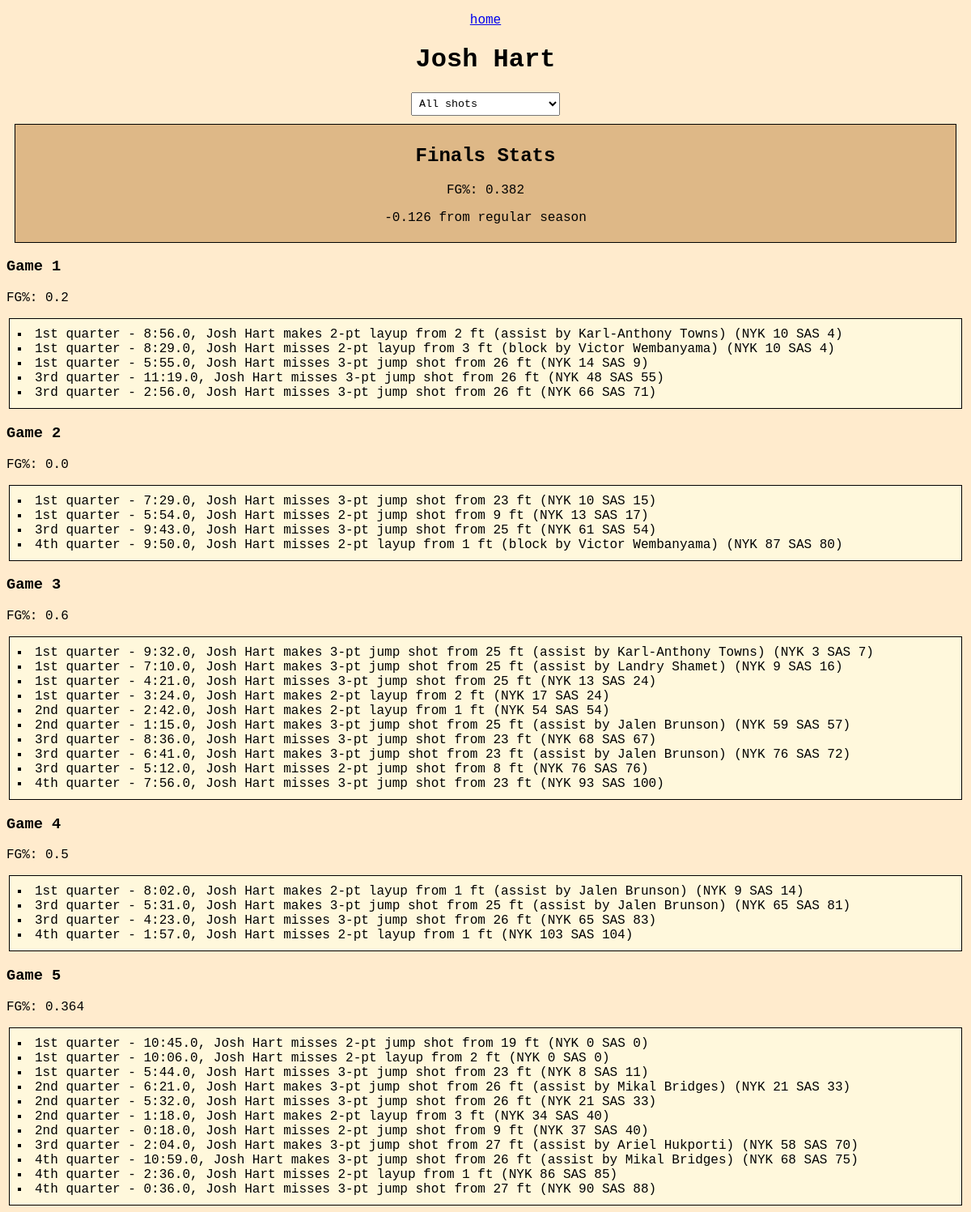
Page /hartjo01 on the committed database.
### tables this page shows
CREATE TABLE knicksreg (
	"Rk" BIGINT, 
	"Player" TEXT, 
	"WS" FLOAT, 
	"Season" TEXT, 
	"Age" BIGINT, 
	"Team" TEXT, 
	"G" BIGINT, 
	"GS" BIGINT, 
	"AS" BIGINT, 
	"MP" FLOAT, 
	"FG" FLOAT, 
	"FGA" FLOAT, 
	"2P" FLOAT, 
	"2PA" FLOAT, 
	"3P" FLOAT, 
	"3PA" FLOAT, 
	"FT" FLOAT, 
	"FTA" FLOAT, 
	"ORB" FLOAT, 
	"DRB" FLOAT, 
	"TRB" FLOAT, 
	"AST" FLOAT, 
	"STL" FLOAT, 
	"BLK" FLOAT, 
	"TOV" FLOAT, 
	"PF" FLOAT, 
	"PTS" FLOAT, 
	"FG%" FLOAT, 
	"2P%" FLOAT, 
	"3P%" FLOAT, 
	"FT%" FLOAT, 
	"TS%" FLOAT, 
	"eFG%" FLOAT, 
	"Pos" TEXT, 
	"Playeradditional" TEXT
);

CREATE TABLE knicks (
	"Rk" BIGINT, 
	"Player" TEXT, 
	"Date" TEXT, 
	"Tm" TEXT, 
	" " TEXT, 
	"Opp" TEXT, 
	" .1" TEXT, 
	"Qtr" TEXT, 
	"Time" TEXT, 
	"Result" TEXT, 
	"Description" TEXT, 
	"Playeradditional" TEXT
);

### app.py (the view)
@app.route("/<playerid>")
def playerid(playerid):
    connection = sqlite3.connect('data.db')
    term = connection.cursor()
    allshots = []
    allmakes = [0,0,0,0,0]
    allmisses = [0,0,0,0,0]
    fgpercent = [0,0,0,0,0]
    term.execute("SELECT * FROM KNICKS WHERE Playeradditional = '" + playerid + "'")
    for row in term.fetchall():
        if "make" in row[10]:
            match row[2]:
                case "2026-06-03":
                    allmakes[0] += 1
                case "2026-06-05":
                    allmakes[1] += 1
                case "2026-06-08":
                    allmakes[2] += 1
                case "2026-06-10":
                    allmakes[3] += 1
                case "2026-06-13":
                    allmakes[4] += 1
        else:
            match row[2]:
                case "2026-06-03":
                    allmisses[0] += 1
                case "2026-06-05":
                    allmisses[1] += 1
                case "2026-06-08":
                    allmisses[2] += 1
                case "2026-06-10":
                    allmisses[3] += 1
                case "2026-06-13":
                    allmisses[4] += 1
        allshots.append(row)
    for i in range(5):
        if (allmakes[i] + allmisses[i]) == 0:
            fgpercent[i] = 0
        else:
            fgpercent[i] = round(allmakes[i] / (allmakes[i] + allmisses[i]), 3)
    term.execute("SELECT * FROM KNICKSREG WHERE Playeradditional = '" + playerid + "'")
    playerstats =  term.fetchone()
    connection.commit()
    connection.close()
    return render_template('player_id.html.jinja', allshots=allshots, url=1, playerstats = playerstats, makes=allmakes, misses=allmisses, percent = fgpercent, playerid=playerid)

### templates/player_id.html.jinja (shortened to what this page needs)
<!DOCTYPE html>
<html lang="en">
<body>
    <p class = "center"><a href = "/">home</a></p>
    <h1>{{ playerstats[1] }}</h1>
    {% set allmakes = makes | sum %}
    {% set allmisses = misses | sum %}
    {% if (allmakes + allmisses) == 0 %}
        {% set shootingpercent = 0 %}
    {% else %}
        {% set shootingpercent = (allmakes / (allmakes + allmisses)) | round(3) %}
    {% endif %}
    {% if url == 1 %}
        <div class = "selectcontainer">
            <select id = "shotschoice" onchange = "reloadShots()">
                <option selected value = "all">All shots</option>
            </select>
        </div>
        <div class = "statsborder">
            <h2 class = "center">Finals Stats</h2>
            <p class = "center">FG%: {{ shootingpercent }}</p>
            {% if (((shootingpercent - playerstats[27]) | round(3)) > 0) %}
                <p class = "center">+{{ (shootingpercent - playerstats[27]) | round(3) }} from regular season</p>
            {% else %}
                <p class = "center">{{ (shootingpercent - playerstats[27]) | round(3) }} from regular season</p>
            {% endif %}
        </div>
    {% endif %}
    <h3>Game 1</h3>
    {% if url == 1 %}
        <p>FG%: {{ percent[0] }}</p>
    {% elif url == 2 %}
        <p>2-pt FG%: {{ percent[0] }}</p>
    {% else %}
        <p>3-pt FG%: {{ percent[0] }}</p>
    {% endif %}
    <ul id = "g1">
        {% for item in allshots %}
            {% if item[2] == "2026-06-03"%}
                <li>{{ item[7] }} quarter - {{ item[8] }}, {{ item[10] }}</li>
            {% endif %}
        {% endfor %}
    </ul>
    <h3>Game 2</h3>
    {% if url == 1 %}
        <p>FG%: {{ percent[1] }}</p>
    {% elif url == 2 %}
        <p>2-pt FG%: {{ percent[1] }}</p>
    {% else %}
        <p>3-pt FG%: {{ percent[1] }}</p>
    {% endif %}
    <ul id = "g2">
        {% for item in allshots %}
            {% if item[2] == "2026-06-05"%}
                <li>{{ item[7] }} quarter - {{ item[8] }}, {{ item[10] }}</li>
            {% endif %}
        {% endfor %}
    </ul>
    <h3>Game 3</h3>
    {% if url == 1 %}
        <p>FG%: {{ percent[2] }}</p>
    {% elif url == 2 %}
        <p>2-pt FG%: {{ percent[2] }}</p>
    {% else %}
        <p>3-pt FG%: {{ percent[2] }}</p>
    {% endif %}
    <ul id = "g3">
        {% for item in allshots %}
            {% if item[2] == "2026-06-08"%}
                <li>{{ item[7] }} quarter - {{ item[8] }}, {{ item[10] }}</li>
            {% endif %}
        {% endfor %}
    </ul>
    <h3>Game 4</h3>
    {% if url == 1 %}
        <p>FG%: {{ percent[3] }}</p>
    {% elif url == 2 %}
        <p>2-pt FG%: {{ percent[3] }}</p>
    {% else %}
        <p>3-pt FG%: {{ percent[3] }}</p>
    {% endif %}
    <ul id = "g4">
        {% for item in allshots %}
            {% if item[2] == "2026-06-10"%}
                <li>{{ item[7] }} quarter - {{ item[8] }}, {{ item[10] }}</li>
            {% endif %}
        {% endfor %}
    </ul>
    <h3>Game 5</h3>
    {% if url == 1 %}
        <p>FG%: {{ percent[4] }}</p>
    {% elif url == 2 %}
        <p>2-pt FG%: {{ percent[4] }}</p>
    {% else %}
        <p>3-pt FG%: {{ percent[4] }}</p>
    {% endif %}
    <ul id = "g5">
        {% for item in allshots %}
            {% if item[2] == "2026-06-13"%}
                <li>{{ item[7] }} quarter - {{ item[8] }}, {{ item[10] }}</li>
            {% endif %}
        {% endfor %}
    </ul>
</body>
</html>

### templates/player_id.html.jinja (style rules this page uses)
body { background-color: blanchedalmond; }
h2, h3 { font-family: 'Courier New', Courier, monospace; }
h1 { font-family: 'Courier New', Courier, monospace; text-align: center; }
p { font-family: 'Courier New', Courier, monospace; }
ul { list-style-type: square; border: 1px solid black; margin: 3px; padding: 10px; list-style-position: inside; background-color:cornsilk; }
li { font-family: 'Courier New', Courier, monospace; }
select { padding: 5px; font-family: 'Courier New', Courier, monospace; }
.selectcontainer { display: flex; justify-content: center; align-items: center; }
.center { text-align: center; }
.statsborder { border: 1px solid black; background-color: burlywood; padding: 5px; margin: 10px; }

### rows in the picture
knicksreg: Player "Josh Hart", (shootingpercent-playerstats[27])|round(3) "-0.126"
knicks: Qtr "1st", Time "8:56.0", Description "Josh Hart makes 2-pt layup from 2 ft (assist by Karl-Anthony Towns) (NYK 10 SAS 4)"
knicks: Qtr "1st", Time "8:29.0", Description "Josh Hart misses 2-pt layup from 3 ft (block by Victor Wembanyama) (NYK 10 SAS 4)"
knicks: Qtr "1st", Time "5:55.0", Description "Josh Hart misses 3-pt jump shot from 26 ft (NYK 14 SAS 9)"
knicks: Qtr "3rd", Time "11:19.0", Description "Josh Hart misses 3-pt jump shot from 26 ft (NYK 48 SAS 55)"
knicks: Qtr "3rd", Time "2:56.0", Description "Josh Hart misses 3-pt jump shot from 26 ft (NYK 66 SAS 71)"
knicks: Qtr "1st", Time "7:29.0", Description "Josh Hart misses 3-pt jump shot from 23 ft (NYK 10 SAS 15)"
knicks: Qtr "1st", Time "5:54.0", Description "Josh Hart misses 2-pt jump shot from 9 ft (NYK 13 SAS 17)"
knicks: Qtr "3rd", Time "9:43.0", Description "Josh Hart misses 3-pt jump shot from 25 ft (NYK 61 SAS 54)"
knicks: Qtr "4th", Time "9:50.0", Description "Josh Hart misses 2-pt layup from 1 ft (block by Victor Wembanyama) (NYK 87 SAS 80)"
knicks: Qtr "1st", Time "9:32.0", Description "Josh Hart makes 3-pt jump shot from 25 ft (assist by Karl-Anthony Towns) (NYK 3 SAS 7)"
knicks: Qtr "1st", Time "7:10.0", Description "Josh Hart makes 3-pt jump shot from 25 ft (assist by Landry Shamet) (NYK 9 SAS 16)"
knicks: Qtr "1st", Time "4:21.0", Description "Josh Hart misses 3-pt jump shot from 25 ft (NYK 13 SAS 24)"
knicks: Qtr "1st", Time "3:24.0", Description "Josh Hart makes 2-pt layup from 2 ft (NYK 17 SAS 24)"
knicks: Qtr "2nd", Time "2:42.0", Description "Josh Hart makes 2-pt layup from 1 ft (NYK 54 SAS 54)"
knicks: Qtr "2nd", Time "1:15.0", Description "Josh Hart makes 3-pt jump shot from 25 ft (assist by Jalen Brunson) (NYK 59 SAS 57)"
knicks: Qtr "3rd", Time "8:36.0", Description "Josh Hart misses 3-pt jump shot from 23 ft (NYK 68 SAS 67)"
knicks: Qtr "3rd", Time "6:41.0", Description "Josh Hart makes 3-pt jump shot from 23 ft (assist by Jalen Brunson) (NYK 76 SAS 72)"
knicks: Qtr "3rd", Time "5:12.0", Description "Josh Hart misses 2-pt jump shot from 8 ft (NYK 76 SAS 76)"
knicks: Qtr "4th", Time "7:56.0", Description "Josh Hart misses 3-pt jump shot from 23 ft (NYK 93 SAS 100)"
knicks: Qtr "1st", Time "8:02.0", Description "Josh Hart makes 2-pt layup from 1 ft (assist by Jalen Brunson) (NYK 9 SAS 14)"
knicks: Qtr "3rd", Time "5:31.0", Description "Josh Hart makes 3-pt jump shot from 25 ft (assist by Jalen Brunson) (NYK 65 SAS 81)"
knicks: Qtr "3rd", Time "4:23.0", Description "Josh Hart misses 3-pt jump shot from 26 ft (NYK 65 SAS 83)"
knicks: Qtr "4th", Time "1:57.0", Description "Josh Hart misses 2-pt layup from 1 ft (NYK 103 SAS 104)"
knicks: Qtr "1st", Time "10:45.0", Description "Josh Hart misses 2-pt jump shot from 19 ft (NYK 0 SAS 0)"
knicks: Qtr "1st", Time "10:06.0", Description "Josh Hart misses 2-pt layup from 2 ft (NYK 0 SAS 0)"
knicks: Qtr "1st", Time "5:44.0", Description "Josh Hart misses 3-pt jump shot from 23 ft (NYK 8 SAS 11)"
knicks: Qtr "2nd", Time "6:21.0", Description "Josh Hart makes 3-pt jump shot from 26 ft (assist by Mikal Bridges) (NYK 21 SAS 33)"
knicks: Qtr "2nd", Time "5:32.0", Description "Josh Hart misses 3-pt jump shot from 26 ft (NYK 21 SAS 33)"
knicks: Qtr "2nd", Time "1:18.0", Description "Josh Hart makes 2-pt layup from 3 ft (NYK 34 SAS 40)"
knicks: Qtr "2nd", Time "0:18.0", Description "Josh Hart misses 2-pt jump shot from 9 ft (NYK 37 SAS 40)"
knicks: Qtr "3rd", Time "2:04.0", Description "Josh Hart makes 3-pt jump shot from 27 ft (assist by Ariel Hukporti) (NYK 58 SAS 70)"
knicks: Qtr "4th", Time "10:59.0", Description "Josh Hart makes 3-pt jump shot from 26 ft (assist by Mikal Bridges) (NYK 68 SAS 75)"
knicks: Qtr "4th", Time "2:36.0", Description "Josh Hart misses 2-pt layup from 1 ft (NYK 86 SAS 85)"
knicks: Qtr "4th", Time "0:36.0", Description "Josh Hart misses 3-pt jump shot from 27 ft (NYK 90 SAS 88)"

### other values in the picture
{{ shootingpercent }} "0.382"
{{ percent[0] }} "0.2"
{{ percent[1] }} "0.0"
{{ percent[2] }} "0.6"
{{ percent[3] }} "0.5"
{{ percent[4] }} "0.364"
